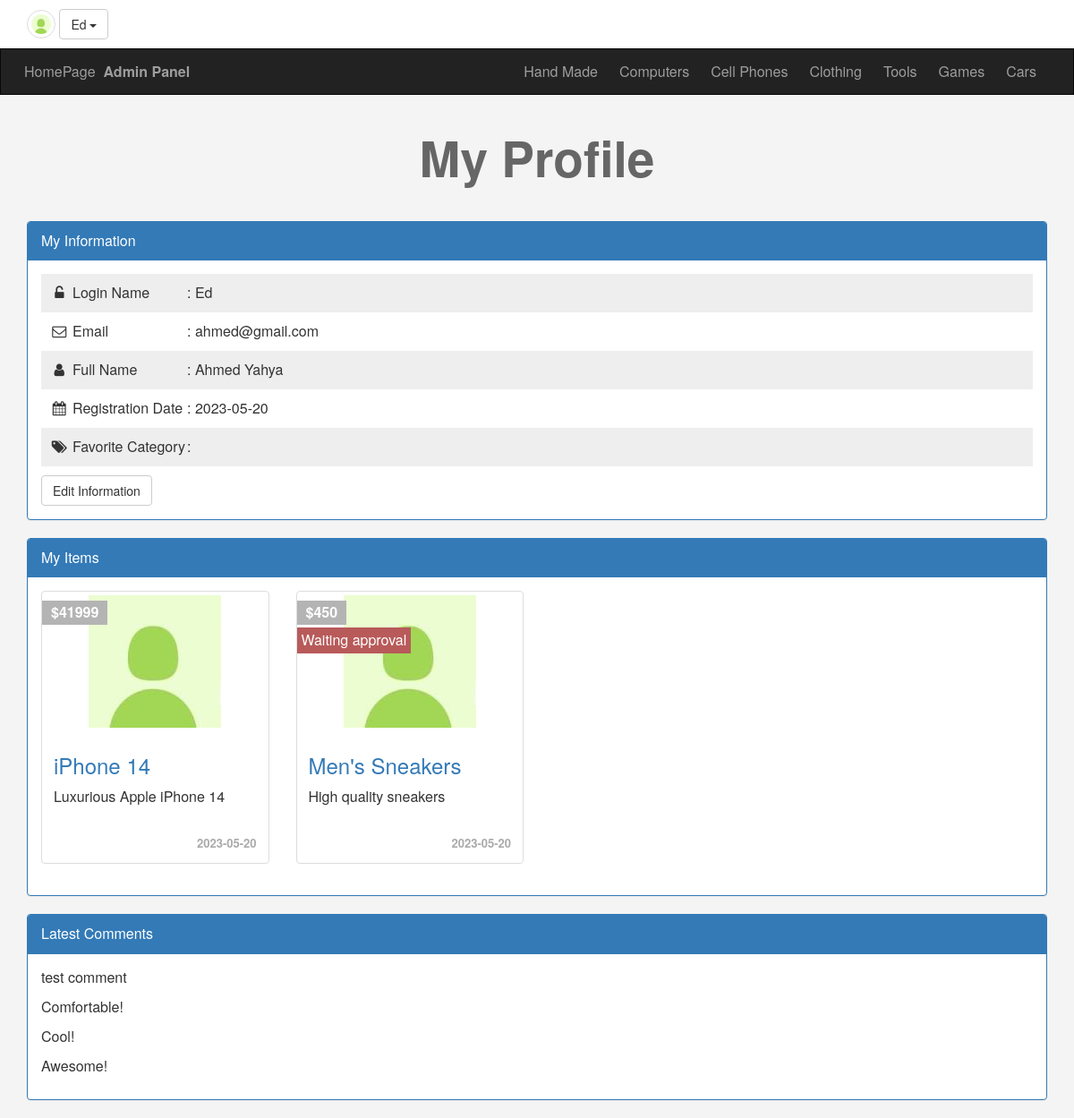
Page /profile.php (signed in) on the earlier database version.
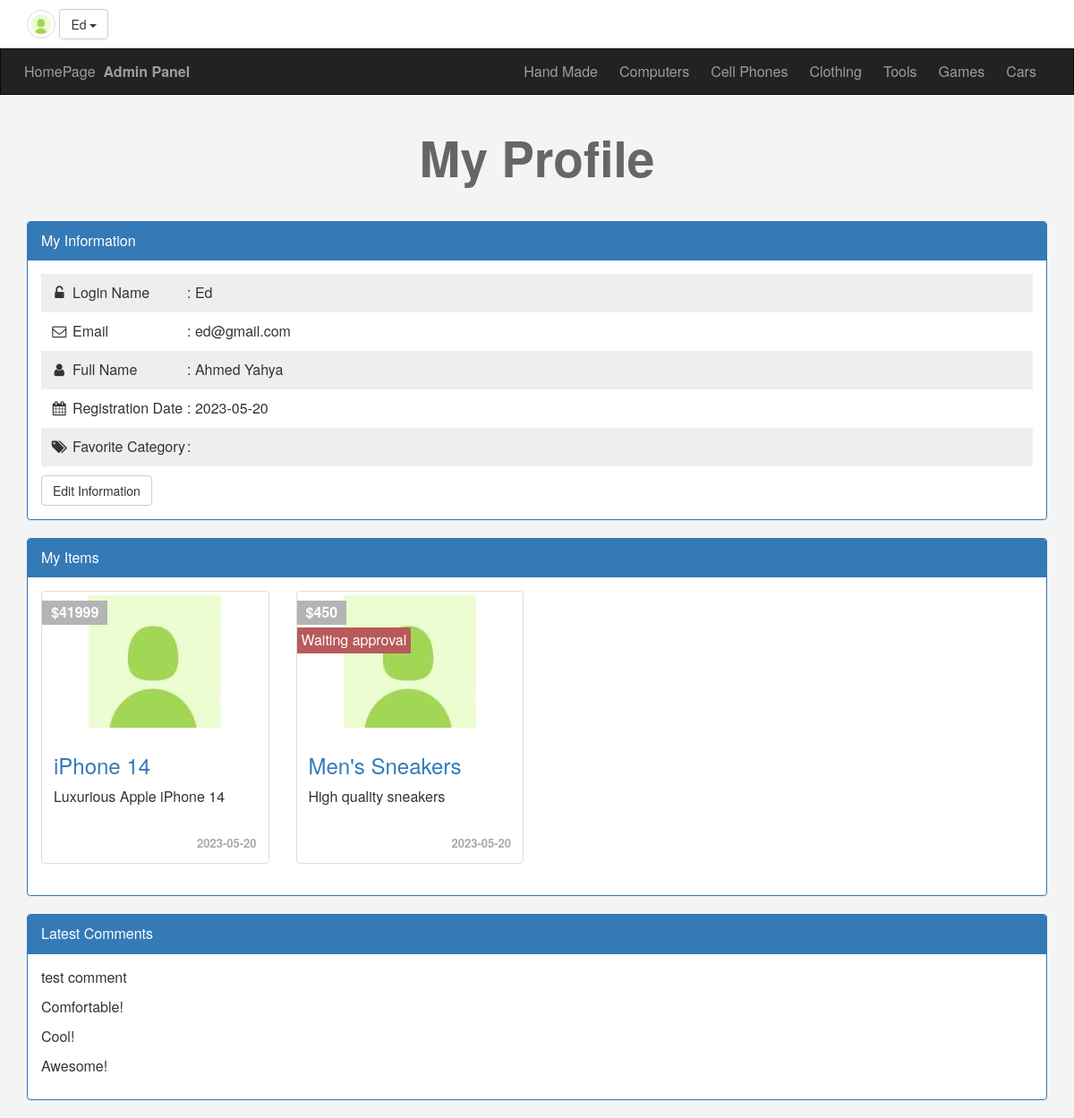
Same page on the later database version.
### tables this page shows
CREATE TABLE `categories` (
  `ID` int NOT NULL,
  `Name` varchar(255) NOT NULL,
  `Description` text NOT NULL,
  `parent` int NOT NULL,
  `Ordering` int DEFAULT NULL,
  `Visibility` tinyint NOT NULL DEFAULT '0',
  `Allow_Comment` tinyint NOT NULL DEFAULT '0',
  `Allow_Ads` tinyint NOT NULL DEFAULT '0'
);

CREATE TABLE `users` (
  `UserID` int NOT NULL COMMENT 'To identify user',
  `Username` varchar(255) NOT NULL COMMENT 'Username to login',
  `Password` varchar(255) NOT NULL COMMENT 'Password to login',
  `Email` varchar(255) NOT NULL,
  `FullName` varchar(255) DEFAULT NULL,
  `GroupID` int NOT NULL DEFAULT '0' COMMENT 'Identifies Group ID (Admin or Normal User or Moderator)',
  `TrustStatus` int NOT NULL DEFAULT '0' COMMENT 'Seller Rank',
  `RegStatus` int NOT NULL DEFAULT '0' COMMENT 'User approval status (Ex: pending, approved, ...)',
  `Date` date NOT NULL,
  `avatar` varchar(255) DEFAULT NULL
);

CREATE TABLE `items` (
  `Item_ID` int NOT NULL,
  `Name` varchar(255) NOT NULL,
  `Description` text NOT NULL,
  `Price` varchar(255) NOT NULL,
  `Add_Date` date NOT NULL,
  `Country_Made` varchar(255) NOT NULL,
  `Image` varchar(255) DEFAULT NULL,
  `Status` varchar(255) NOT NULL,
  `Rating` smallint DEFAULT NULL,
  `Approve` tinyint NOT NULL DEFAULT '0',
  `Cat_ID` int NOT NULL,
  `Member_ID` int NOT NULL,
  `tags` varchar(255) NOT NULL
);

CREATE TABLE `comments` (
  `c_id` int NOT NULL,
  `comment` text NOT NULL,
  `status` tinyint NOT NULL,
  `comment_date` date NOT NULL,
  `item_id` int NOT NULL,
  `user_id` int NOT NULL
);

### init.php (called while the page is built, shortened)
<?php
include 'admin/connect.php';
$sessionUser = '';
if (isset($_SESSION['user'])) {
    $sessionUser = $_SESSION['user'];
}
$tpl  = 'includes/templates/';
$func = 'includes/functions/';
$css  = 'layout/css/';
include $func . 'functions.php';
include $tpl  . 'header.php';

### includes/functions/functions.php (called while the page is built, shortened)
<?php
function getAllFrom($field, $table, $orderField, $where = NULL, $and = NULL, $ordering = 'DESC') {
    global $con;
    $getAll = $con->prepare("SELECT $field FROM $table $where $and ORDER BY $orderField $ordering");
    $getAll->execute();
    $all = $getAll->fetchAll();
    return $all;
}

### profile.php (the view, shortened to what this page needs)
<?php
include 'init.php';
if (isset($_SESSION['user'])) {
    $getUser = $con->prepare('SELECT * FROM `users` WHERE `Username` = ?');
    $getUser->execute(array($sessionUser));
    $info = $getUser->fetch();
    $userid = $info['UserID'];
    ?>
        <h1 class="text-center">My Profile</h1>
        <div class="information block">
            <div class="container">
                <div class="panel panel-primary">
                    <div class="panel-heading">My Information</div>
                    <div class="panel-body">
                        <ul class="list-unstyled">
                            <li><i class="fa fa-unlock-alt fa-fw" aria-hidden="true"></i> <span>Login Name</span>: <?php echo $info['Username'] ?></li>
                            <li><i class="fa fa-envelope-o fa-fw" aria-hidden="true"></i> <span>Email</span>: <?php echo $info['Email'] ?></li>
                            <li><i class="fa fa-user       fa-fw" aria-hidden="true"></i> <span>Full Name</span>: <?php echo $info['FullName'] ?></li>
                            <li><i class="fa fa-calendar   fa-fw" aria-hidden="true"></i> <span>Registration Date</span>: <?php echo $info['Date'] ?></li>
                            <li><i class="fa fa-tags       fa-fw" aria-hidden="true"></i> <span>Favorite Category</span>:</li>
                        <ul>
                        <a href="#" class="btn btn-default">Edit Information</a>
                    </div>
                </div>
            </div>
        </div>
        <div class="my-ads block" id="my-ads">
                <div class="container">
                    <div class="panel panel-primary">
                        <div class="panel-heading">My Items</div>
                        <div class="panel-body">
    <?php
                            $myItems = getAllFrom('*', '`items`', '`Item_ID`', "WHERE `Member_ID` = $userid", '');
                            if (!empty($myItems)) {
                                echo '<div class="row">';
                                    foreach ($myItems as $item) {
                                        echo '<div class="col-sm-6 col-md-3">';
                                            echo '<div class="thumbnail item-box">';
                                                if ($item['Approve'] == 0) {
                                                    echo '<span class="approve-status">Waiting approval</span>';
                                                }
                                                echo '<span class="price-tag">$' . $item['Price'] . '</span>';
                                                echo '<img class="img-responsive" src="img.jpg" alt="random image">';
                                                echo '<div class="caption">';
                                                    echo '<h3><a href="items.php?itemid=' . $item['Item_ID'] . '">' . $item['Name'] . '</a></h3>';
                                                    echo '<p>' . $item['Description'] . '</p>';
                                                    echo '<div class="date">' . $item['Add_Date'] . '</div>';
                                                echo '</div>';
                                            echo '</div>';
                                        echo '</div>';
                                    }
                                echo '</div>';
                            } else {
                                echo 'There are no Ads to show, Create <a href="newad.php">New Ad</a>';
                            }
    ?>
                        </div>
                    </div>
                </div>
            </div>
            <div class="my-comments block">
                    <div class="container">
                        <div class="panel panel-primary">
                            <div class="panel-heading">Latest Comments</div>
                            <div class="panel-body">
    <?php
                                $myComments = getAllFrom('`comment`', '`comments`', '`c_id`', "WHERE `user_id` = $userid", '');
                                if (!empty($myComments)) {
                                    foreach ($myComments as $comment) {
                                        echo '<p>' . $comment['comment'] . '</p>';
                                    }
                                } else {
                                    echo 'There are no comments to show';
                                }
    ?>
                            </div>
                        </div>
                    </div>
                </div>
    <?php
} else {
    header('Location: login.php');
    exit();
}
include $tpl . 'footer.php';
?>

### includes/templates/header.php (shortened to what this page needs)
<!DOCTYPE html>
<html>
    <head>
        <link rel="stylesheet" href="<?php echo $css; ?>bootstrap.min.css">
        <link rel="stylesheet" href="<?php echo $css; ?>font-awesome.min.css">
        <link rel="stylesheet" href="<?php echo $css; ?>jquery-ui.min.css">
        <link rel="stylesheet" href="<?php echo $css; ?>jquery.selectBoxIt.css">
        <link rel="stylesheet" href="<?php echo $css; ?>front.css">
    </head>
    <body>
        <div class="upper-bar">
            <div class="container">
<?php
                if (isset($_SESSION['user'])) {
?>
                    <img class="my-image img-thumbnail img-circle" src="images/img.jpg" alt="random image">
                    <div class="btn-group my-info text-right">
                        <span class="btn btn-default dropdown-toggle" data-toggle="dropdown">
                            <?php echo ucfirst($sessionUser) ?>
                            <span class="caret"></span>
                        </span>
                    </div>
<?php
                } else {
?>
                    <a href="login.php"><span class="pull-right">Login/SignUp</span></a>
<?php
                }
?>
            </div>
        </div>
        <nav class="navbar navbar-inverse">
            <div class="container">
                <div class="navbar-header">
                    <a class="navbar-brand" href="index.php">HomePage</a>
                    <a class="navbar-brand" href="admin/index.php"><b>Admin Panel</b></a>
                </div>
                <div class="collapse navbar-collapse" id="app-nav">
                <ul class="nav navbar-nav navbar-right">
<?php
                        $allCats = getAllFrom('*', '`categories`', '`ID`', 'WHERE `parent` = 0', '', 'ASC');
                        foreach ($allCats as $cat) {
                            echo '<li><a href="categories.php?pageid='. $cat['ID'] . '">' . $cat['Name'] . '</a></li>';
                        }
?>
                </ul>
                </div>
            </div>
        </nav>

### includes/templates/footer.php (shortened to what this page needs)
    </body>
</html>

### layout/css/front.css (style rules this page uses)
body { background-color: #f4f4f4; font-size: 16px }
h1 { font-size: 55px; margin: 40px 0; font-weight: bold; color: #666 }
.navbar { border-radius: 0; margin-bottom: 0 }
.nav>li>a, .navbar-brand { padding: 15px 12px }
.navbar-brand { font-size: 1em }
.upper-bar { padding: 10px; background-color: #fff }
.my-image { width: 32px; height: 32px }
.item-box { position: relative }
.item-box .price-tag { background-color: #b4b4b4; padding: 2px 10px; position: absolute; left: 0; top: 10px; font-weight: bold; color: #fff }
.item-box .approve-status { position: absolute; top: 40px; left: 0; background-color: #b85a5a; color: #fff; padding: 3px 5px }
.item-box .caption p { height: 44px; max-height: 44px }
.information { margin-top: 20px }
.information ul { padding: 0; margin: 0 }
.information ul li { padding: 10px }
.information ul li:nth-child(odd) { background-color: #eee }
.information ul li span { display: inline-block; width: 128px }
.thumbnail .date { text-align: right; font-size: 13px; color: #aaa; font-weight: bold }
.information .btn { margin-top: 10px }

Differences in the rows shown:
changed users "Ed": Email "ahmed@gmail.com" → "ed@gmail.com"
